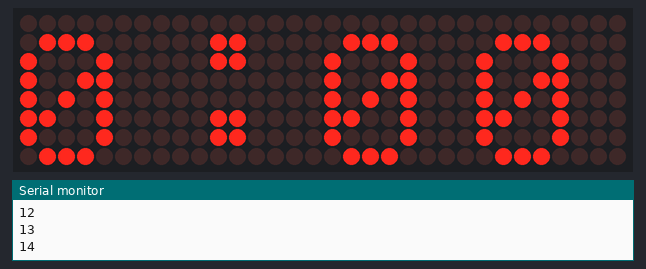
Recording of a sketch running on a simulated Arduino Uno, built with avr-gcc and run on an emulated ATmega328P. Parts: 32×8 LED matrix, the last lines printed to the serial monitor. The local clock reads 2024-03-15 10:24:30 at power-on unless the sketch sets it.

Above: at 0.48 s.
At 5.57 s:
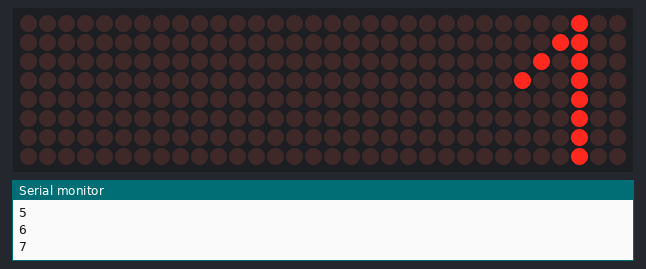
At 10.24 s:
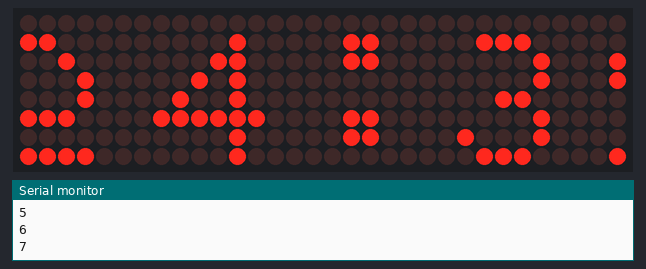
At 20.08 s:
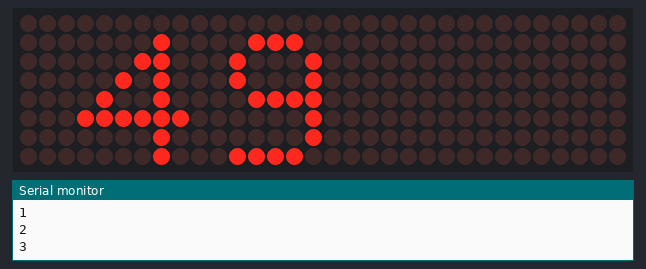
At 30.1 s:
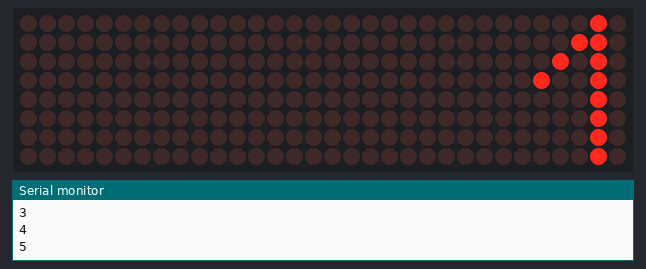
At 39.66 s:
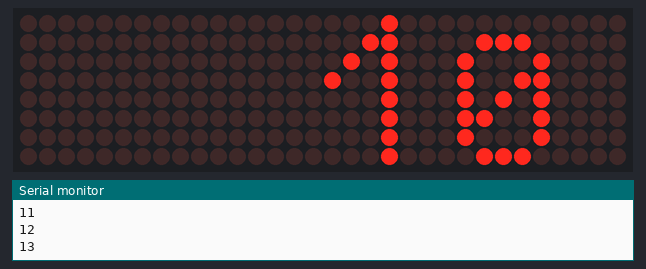

The sketch:

digitalClock.ino
```cpp
#include <LEDMatrixDriver.hpp>
#include <Wire.h>
#include <RtcDS1307.h>


RtcDS1307<TwoWire> Rtc(Wire);
const uint8_t LEDMATRIX_CS_PIN = 10;

const int LEDMATRIX_SEGMENTS = 4;
const int LEDMATRIX_WIDTH    = LEDMATRIX_SEGMENTS * 8;

LEDMatrixDriver lmd(LEDMATRIX_SEGMENTS, LEDMATRIX_CS_PIN);

const int ANIM_DELAY = 30;

void setup() {
      Serial.begin(57600);

    Serial.print("compiled: ");
    Serial.print(__DATE__);
    Serial.println(__TIME__);

        Rtc.Begin();

    RtcDateTime compiled = RtcDateTime(__DATE__, __TIME__);
    printDateTime(compiled);
    Serial.println();

    if (!Rtc.IsDateTimeValid())
    {
        if (Rtc.LastError() != 0)
        {
            Serial.print("RTC communications error = ");
            Serial.println(Rtc.LastError());
        }
        else
        {
            Serial.println("RTC lost confidence in the DateTime!");
            Rtc.SetDateTime(compiled);
        }
    }

    if (!Rtc.GetIsRunning())
    {
        Serial.println("RTC was not actively running, starting now");
        Rtc.SetIsRunning(true);
    }

    RtcDateTime now = Rtc.GetDateTime();
    if (now < compiled)
    {
        Serial.println("RTC is older than compile time!  (Updating DateTime)");
        Rtc.SetDateTime(compiled);
    }
    else if (now > compiled)
    {
        Serial.println("RTC is newer than compile time. (this is expected)");
    }
    else if (now == compiled)
    {
        Serial.println("RTC is the same as compile time! (not expected but all is fine)");
    }

    // never assume the Rtc was last configured by you, so
    // just clear them to your needed state
    Rtc.SetSquareWavePin(DS1307SquareWaveOut_Low);


  lmd.setEnabled(true);
  lmd.setIntensity(2);   // 0 = low, 10 = high
}

int x=0, y=0;   // start top left

const byte MAX7219_Dot_Matrix_font [95] [8]= {
{0,0,0,0,0,0,0,0}, // SPACE
{0x10,0x18,0x18,0x18,0x18,0x00,0x18,0x18}, // EXCL
{0x28,0x28,0x08,0x00,0x00,0x00,0x00,0x00}, // QUOT
{0x00,0x0a,0x7f,0x14,0x28,0xfe,0x50,0x00}, // #
{0x10,0x38,0x54,0x70,0x1c,0x54,0x38,0x10}, // $
{0x00,0x60,0x66,0x08,0x10,0x66,0x06,0x00}, // %
{0x00,0x00,0x00,0x00,0x00,0x00,0x00,0x00}, // &
{0x00,0x10,0x18,0x18,0x08,0x00,0x00,0x00}, // '
{0x02,0x04,0x08,0x08,0x08,0x08,0x08,0x04}, // (
{0x40,0x20,0x10,0x10,0x10,0x10,0x10,0x20}, // )
{0x00,0x10,0x54,0x38,0x10,0x38,0x54,0x10}, // *
{0x00,0x08,0x08,0x08,0x7f,0x08,0x08,0x08}, // +
{0x00,0x00,0x00,0x00,0x00,0x18,0x18,0x08}, // COMMA
{0x00,0x00,0x00,0x00,0x7e,0x00,0x00,0x00}, // -
{0x00,0x00,0x00,0x00,0x00,0x00,0x06,0x06}, // DOT
{0x00,0x04,0x04,0x08,0x10,0x20,0x40,0x40}, // /
{0x00,0x38,0x44,0x4c,0x54,0x64,0x44,0x38}, // 0
{0x04,0x0c,0x14,0x24,0x04,0x04,0x04,0x04}, // 1
{0x00,0x30,0x48,0x04,0x04,0x38,0x40,0x7c}, // 2
{0x00,0x38,0x04,0x04,0x18,0x04,0x44,0x38}, // 3
{0x00,0x04,0x0c,0x14,0x24,0x7e,0x04,0x04}, // 4
{0x00,0x7c,0x40,0x40,0x78,0x04,0x04,0x38}, // 5
{0x00,0x38,0x40,0x40,0x78,0x44,0x44,0x38}, // 6
{0x00,0x7c,0x04,0x04,0x08,0x08,0x10,0x10}, // 7
{0x00,0x3c,0x44,0x44,0x38,0x44,0x44,0x78}, // 8
{0x00,0x38,0x44,0x44,0x3c,0x04,0x04,0x78}, // 9
{0x00,0x18,0x18,0x00,0x00,0x18,0x18,0x00}, // :
{0x00,0x18,0x18,0x00,0x00,0x18,0x18,0x08}, // ;
{0x00,0x10,0x20,0x40,0x80,0x40,0x20,0x10}, // <
{0x00,0x00,0x7e,0x00,0x00,0xfc,0x00,0x00}, // =
{0x00,0x08,0x04,0x02,0x01,0x02,0x04,0x08}, // >
{0x00,0x38,0x44,0x04,0x08,0x10,0x00,0x10}, // ?
{0x00,0x30,0x48,0xba,0xba,0x84,0x78,0x00}, // @
{0x00,0x1c,0x22,0x42,0x42,0x7e,0x42,0x42}, // A
{0x00,0x78,0x44,0x44,0x78,0x44,0x44,0x7c}, // B
{0x00,0x3c,0x44,0x40,0x40,0x40,0x44,0x7c}, // C
{0x00,0x7c,0x42,0x42,0x42,0x42,0x44,0x78}, // D
{0x00,0x78,0x40,0x40,0x70,0x40,0x40,0x7c}, // E
{0x00,0x7c,0x40,0x40,0x78,0x40,0x40,0x40}, // F
{0x00,0x3c,0x40,0x40,0x5c,0x44,0x44,0x78}, // G
{0x00,0x42,0x42,0x42,0x7e,0x42,0x42,0x42}, // H
{0x00,0x7c,0x10,0x10,0x10,0x10,0x10,0x7e}, // I
{0x00,0x7e,0x02,0x02,0x02,0x02,0x04,0x38}, // J
{0x00,0x44,0x48,0x50,0x60,0x50,0x48,0x44}, // K
{0x00,0x40,0x40,0x40,0x40,0x40,0x40,0x7c}, // L
{0x00,0x82,0xc6,0xaa,0x92,0x82,0x82,0x82}, // M
{0x00,0x42,0x42,0x62,0x52,0x4a,0x46,0x42}, // N
{0x00,0x3c,0x42,0x42,0x42,0x42,0x44,0x38}, // O
{0x00,0x78,0x44,0x44,0x48,0x70,0x40,0x40}, // P
{0x00,0x3c,0x42,0x42,0x52,0x4a,0x44,0x3a}, // Q
{0x00,0x78,0x44,0x44,0x78,0x50,0x48,0x44}, // R
{0x00,0x38,0x40,0x40,0x38,0x04,0x04,0x78}, // S
{0x00,0x7e,0x90,0x10,0x10,0x10,0x10,0x10}, // T
{0x00,0x42,0x42,0x42,0x42,0x42,0x42,0x3e}, // U
{0x00,0x42,0x42,0x42,0x42,0x44,0x28,0x10}, // V
{0x80,0x82,0x82,0x92,0x92,0x92,0x94,0x78}, // W
{0x00,0x42,0x42,0x24,0x18,0x24,0x42,0x42}, // X
{0x00,0x44,0x44,0x28,0x10,0x10,0x10,0x10}, // Y
{0x00,0x7c,0x04,0x08,0x7c,0x20,0x40,0xfe}, // Z
{ 0x00, 0x7F, 0x7F, 0x41, 0x41, 0x00, 0x00, 0x00 }, // '['
{ 0x01, 0x03, 0x06, 0x0C, 0x18, 0x30, 0x60, 0x00 }, // backslash
{ 0x00, 0x41, 0x41, 0x7F, 0x7F, 0x00, 0x00, 0x00 }, // ']'
{ 0x08, 0x0C, 0x06, 0x03, 0x06, 0x0C, 0x08, 0x00 }, // '^'
{ 0x80, 0x80, 0x80, 0x80, 0x80, 0x80, 0x80, 0x80 }, // '_'
{ 0x00, 0x00, 0x03, 0x07, 0x04, 0x00, 0x00, 0x00 }, // '`'
{0x00,0x70,0x08,0x08,0x78,0x48,0x48,0x7c}, // 'a'
{0x00,0x40,0x40,0x40,0x78,0x44,0x44,0x78},//b
{0x00,0x3c,0x40,0x40,0x40,0x40,0x3c,0x00},//c
{0x00,0x04,0x04,0x04,0x3c,0x44,0x44,0x3c},//d
{0x00,0x38,0x44,0x64,0x5c,0x40,0x42,0x3c},//e
{0x00,0x18,0x20,0x20,0x70,0x20,0x20,0x20},//f
{0x00,0x70,0x48,0x48,0x38,0x08,0x48,0x38},//g
{0x00,0x40,0x40,0x40,0x70,0x50,0x50,0x50},//h
{0x00,0x10,0x00,0x10,0x10,0x10,0x10,0x10},//i
{0x00,0x10,0x00,0x10,0x10,0x10,0x50,0x30},//j
{0x00,0x40,0x40,0x48,0x50,0x60,0x50,0x48},//k
{0x00,0x10,0x10,0x10,0x10,0x10,0x10,0x68},//l
{0x00,0x00,0x40,0x36,0x2a,0x2a,0x2a,0x2a},//m
{0x00,0x00,0x40,0x3c,0x24,0x24,0x24,0x24},//n
{0x00,0x00,0x38,0x44,0x44,0x44,0x38,0x00},//o
{0x00,0xb0,0x48,0x48,0x70,0x40,0x40,0x40},//p
{0x00,0x32,0x4c,0x4c,0x34,0x04,0x04,0x04},//q
{0x00,0x08,0x50,0x30,0x20,0x20,0x20,0x20},//r
{0x00,0x38,0x44,0x40,0x38,0x04,0x44,0x38},//s
{0x00,0x20,0x20,0x70,0x20,0x20,0x20,0x18},//t
{0x00,0x00,0x48,0x48,0x48,0x48,0x3c,0x00},//u
{0x00,0x00,0x44,0x44,0x44,0x44,0x28,0x10},//v
{0x00,0x00,0x00,0x44,0x44,0x54,0x28,0x00},//w
{0x00,0x00,0x42,0x24,0x18,0x18,0x24,0x42},//x
{0x00,0x48,0x28,0x18,0x08,0x08,0x28,0x18},//y
{0x00,0x00,0x78,0x10,0x20,0x40,0x78,0x00},
{ 0x00, 0x00, 0x00, 0x77, 0x77, 0x00, 0x00, 0x00 }, // '|'
{ 0x41, 0x41, 0x77, 0x3E, 0x08, 0x08, 0x00, 0x00 }, // '}'
{ 0x02, 0x03, 0x01, 0x03, 0x02, 0x03, 0x01, 0x00 }, // '~'
};  //  end of MAX7219_Dot_Matrix_font

RtcDateTime time_to_update;
int count=0;

void loop()
{
  count++;
  Serial.println(count);
  if(count > 20)
  {
    count = 0;
    RtcDateTime now = Rtc.GetDateTime();
    time_to_update = now;
  }
  printDateTime(time_to_update);
}

void drawString(char* text, int len, int x, int y )
{
  for( int idx = 0; idx < len; idx ++ )
  {
    char c = text[idx];// - 32;
    if((c >= ' ') && (c <= 126))
    {
      c = c - ' ';
        if( x + idx * 8  > LEDMATRIX_WIDTH )
      return;

    if( 8 + x + idx * 8 > 0 )
    {
      drawLetter( MAX7219_Dot_Matrix_font[c], x + idx * 8, y, 8, 8 );
    }
    }
  }
}

void drawLetter( byte* Letter, int x, int y, int width, int height )
{
  byte mask = B10000000;

  for( int iy = 0; iy < height; iy++ )
  {
    for( int ix = 0; ix < width; ix++ )
    {
      lmd.setPixel(x + ix, y + iy, (bool)(Letter[iy] & mask ));
      mask = mask >> 1;
    }
    mask = B10000000;
  }
}

#define countof(a) (sizeof(a) / sizeof(a[0]))

void printDateTime(const RtcDateTime& dt)
{
    char datestring[20];

    snprintf_P(datestring,
            countof(datestring),
            PSTR("%02u:%02u:%02u"),
//            dt.Month(),
//            dt.Day(),
//            dt.Year(),
            dt.Hour(),
            dt.Minute(),
            dt.Second() );
              int len = strlen(datestring);
  drawString(datestring, len, x, 0);
  lmd.display();
  if( --x < len * -8 ) {
    x = LEDMATRIX_WIDTH;
  }
  delay(ANIM_DELAY);
}
```
